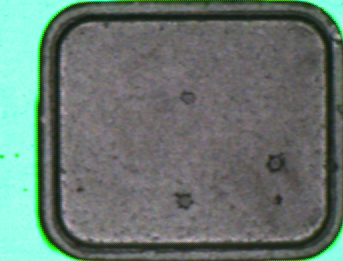
//> input picture 新建文件夹/test12/test12/kk.tif, 343 x 261 px, given in place of a25.tif, which was not available
$ ./test12   (built with g++ and OpenCV 4)
//> lines starting //> are read from the running program, lines starting //| are printed output that depends on the picture; after the words box and inside, x2 and y2 are one past the last pixel; in counts of white or black regions, pixels touching at a corner belong together; pictures that were not available may be replaced by others from this repository, and a replacement may not be noted

#include "stdafx.h"
#include <opencv2/opencv.hpp>
#include <iostream>
#include <list>
#include <vector>


using namespace cv;
using namespace std;

int _tmain(int argc, _TCHAR* argv[])
{

	Scalar colorr = Scalar(255, 0, 0);
	Mat input = imread("f:\\a25.tif");
//> input is the input picture: 261 rows x 343 cols, CV_8UC3; mean B, G, R 112.6, 119.6, 103.4
	Mat origin = input.clone();//findcontours之后图像会改变，用origin来保持原图。
	Mat rot_image;//旋转后的照片。
	Mat rect_rotate;
	cvtColor(input, input, CV_BGR2GRAY);//转换灰度
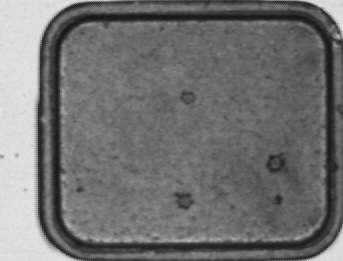
//> input: 261 rows x 343 cols, CV_8UC1; min 23, max 230, mean 114
	threshold(~input, input, 0, 255, THRESH_BINARY | THRESH_OTSU);//二值化
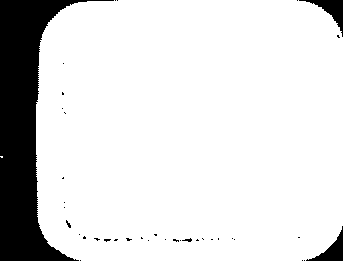
//> input: 261 rows x 343 cols, CV_8UC1; 86.5% white; 38 black regions (34 under 20 px)

	vector<vector<Point>> contours;
	vector<Vec4i> hierachy;
	findContours(input, contours, hierachy, RETR_EXTERNAL, CHAIN_APPROX_NONE);//找轮廓
//> contours = 2 contours, 1 with area under 20; largest, box (x1, y1, x2, y2) and area: (36, 0, 343, 261) 77085


	// [12 lines of commented-out code are left out]


	vector<Point> need_points;
	for (int i = 0; i < contours.size(); i++)
	{
		if (contourArea(contours[i], false)>40000)
			for (int j = 0; j < contours[i].size(); j++)
				need_points.push_back(contours[i][j]);

	}
//> this loop made 2 passes
//> after the loop, need_points = contour of 1034 points, box (x1, y1, x2, y2) (36, 0, 343, 261), area 77085
	RotatedRect BoudingRect = minAreaRect(need_points);//轮廓的点输入数组，求外接矩形
//> BoudingRect = centre (189, 130), size (260, 306), angle -90


	//再试试arclength

	/*cout<<arcLength(contours[0], false);
	int i;
	cin >> i;*/

	Point2f ver[4];
	BoudingRect.points(ver);
//> ver = 4 Points (x, y): [342, 260], [36, 260], [36, 0], [342, 0]
	Mat origin_minarearect;
	origin_minarearect = Mat::zeros(origin.size(), origin.type());

	vector<Point> kkkiu;
	kkkiu.push_back(ver[0]);
//> kkkiu = 1 Point (x, y): [342, 260]
	kkkiu.push_back(ver[1]);
//> kkkiu = 2 Points (x, y): [342, 260], [36, 260]
	kkkiu.push_back(ver[2]);
//> kkkiu = 3 Points (x, y): [342, 260], [36, 260], [36, 0]
	kkkiu.push_back(ver[3]);
//> kkkiu has the same summary as ver

	vector<vector<Point>> con_rotarect;
	con_rotarect.push_back(kkkiu);
//> con_rotarect = 1 contour; box (x1, y1, x2, y2) and area: (36, 0, 343, 261) 79560


	drawContours(origin_minarearect, con_rotarect, -1, colorr, 1, 8);
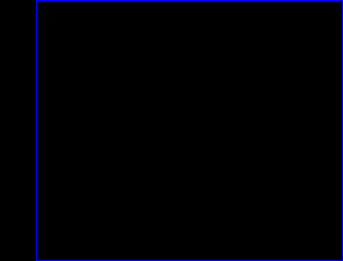
//> origin_minarearect: 261 rows x 343 cols, CV_8UC3; mean B, G, R 3.2, 0, 0


	Point2f center = BoudingRect.center;
//> center = Point(189, 130)
	double angle = abs(  BoudingRect.angle);
//> angle = 90
	Mat rot_mat = getRotationMatrix2D(center, BoudingRect.angle,1.0);//求旋转矩阵
//> rot_mat = [[6.12e-17, -1, 319], [1, 6.12e-17, -59]]


	// [30 lines of commented-out code are left out]


	Size dst_sz(input.size());
//> dst_sz = Size(343, 261)
	warpAffine(origin, rot_image, rot_mat, dst_sz);//仿射变换，原图像旋转
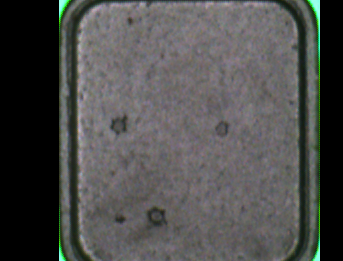
//> rot_image: 261 rows x 343 cols, CV_8UC3; mean B, G, R 76.4, 77.5, 77.6
	warpAffine(origin_minarearect, rect_rotate, rot_mat, dst_sz);

	cvtColor(rect_rotate, rect_rotate, CV_BGR2GRAY);
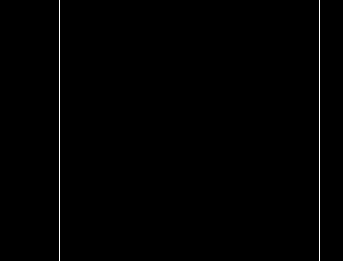
//> rect_rotate: 261 rows x 343 cols, CV_8UC1; values 0 (black) and 29 (white), 0.58% white in thin lines or dots, all inside (x1, y1, x2, y2) = (59, 0, 320, 261)
	vector<vector<Point>> contours_t;
	vector<Vec4i> hierachy_t;
	findContours(rect_rotate, contours_t, hierachy_t, RETR_EXTERNAL, CHAIN_APPROX_NONE);//找轮廓
//> contours_t = 2 contours, all with area under 20

	vector<Point> need_pointss;
	for (int i = 0; i < contours_t.size(); i++)
	{
		if (contourArea(contours_t[i], false)>20000)
		for (int j = 0; j < contours_t[i].size(); j++)
			need_pointss.push_back(contours_t[i][j]);

	}
//> (the run ends here: the program stops with an error, at `RotatedRect ROI_rect = minAreaRect(need_pointss);`)
